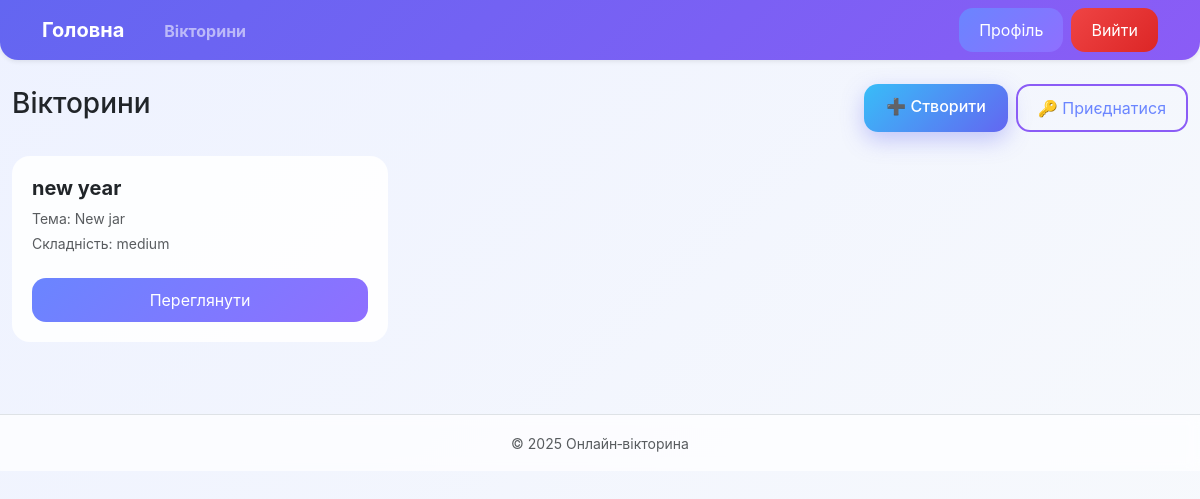
The page /quiz/ (signed in) on the database as committed earlier.
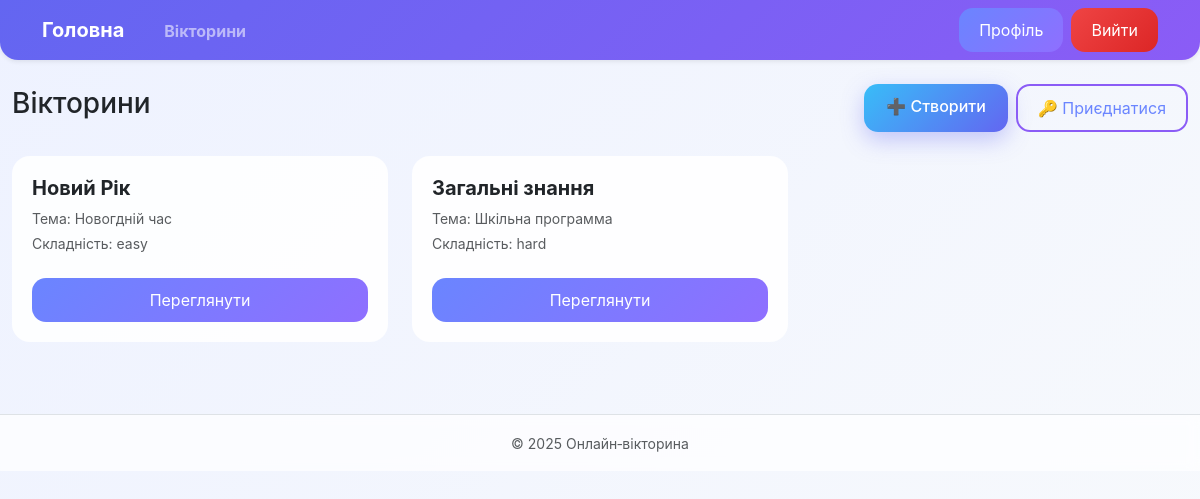
The same page on the database as committed later.
### quiz/models.py (models this page shows, shortened)
class Quiz(models.Model):
    title = models.CharField(max_length=100, verbose_name="Назва вікторини")
    complexity = models.CharField(
        max_length=20,
        choices=[
            ('easy', 'Легка'),
            ('medium', 'Середня'),
            ('hard', 'Складна'),
        ],
        default='medium',
        verbose_name="Складність"
    )
    theme = models.CharField(max_length=50, verbose_name="Тема")
    author = models.ForeignKey(
        settings.AUTH_USER_MODEL,
        on_delete=models.CASCADE,
        related_name='quizzes',
        verbose_name="Автор"
    )
    que_time = models.PositiveIntegerField(default=30)
    que_count = models.PositiveIntegerField(default=10)
    created_at = models.DateTimeField(auto_now_add=True)

### quiz/views.py (the view)
# urls.py: path("", QuizListView.as_view(), name="list"),
class QuizListView(LoginRequiredMixin, ListView):
    model = Quiz
    template_name = "quiz/quiz_list.html"
    context_object_name = "quizzes"

### quiz/templates/quiz/quiz_list.html (shortened to what this page needs)
{% extends "main.html" %}
{% block content %}
<div class="d-flex justify-content-between align-items-center mb-4">
  <h3>Вікторини</h3>
  {% if user.is_authenticated %}
    <div class="d-flex gap-2">
      <a href="{% url 'quiz:create' %}" class="btn btn-winter">
        ➕ Створити
      </a>
      <a href="{% url 'quiz:room_join' %}" class="btn btn-outline">
        🔑 Приєднатися
      </a>
    </div>
  {% endif %}
</div>
<div class="row">
  {% for quiz in quizzes %}
    <div class="col-md-4 mb-4">
      <div class="quiz-card d-flex flex-column h-100">
        <h5 class="fw-bold">{{ quiz.title }}</h5>
        <p class="text-muted small mb-1">Тема: {{ quiz.theme }}</p>
        <p class="text-muted small mb-4">Складність: {{ quiz.complexity }}</p>
        <a href="{% url 'quiz:detail' quiz.pk %}"
           class="btn btn-main mt-auto w-100">
          Переглянути
        </a>
      </div>
    </div>
  {% empty %}
    <p class="text-muted text-center">Вікторин поки немає</p>
  {% endfor %}
</div>
{% endblock %}

Rows that differ between the two databases and show on the page:
removed Quiz: title "new year", theme "New jar", complexity "medium"
added Quiz: title "Новий Рік", theme "Новогдній час", complexity "easy"
added Quiz: title "Загальні знання", theme "Шкільна программа", complexity "hard"
